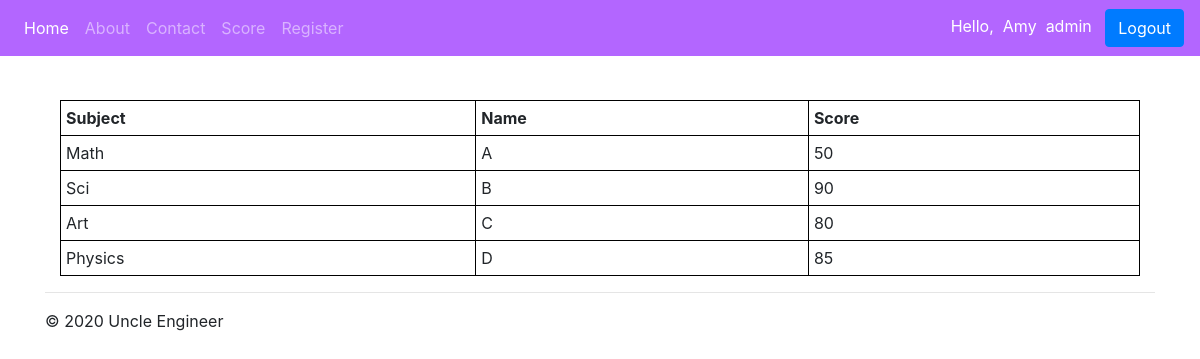
/score/ (signed in), run on the app's committed database.
### school/models.py (models this page shows, shortened)
class ExamScore(models.Model):
	allsubject = (( 'Math','Math'),
				  ('Sci','Sci'),
				  ('Art','Art'),
				  ('Eng','Eng'),
				  ('Physics','Physics'),
				  ('Bio','Bio'))
	student_subject = models.CharField(max_length=200, choices=allsubject, default='01')
	student_name = models.CharField(max_length=200)
	score = models.IntegerField(default=0)

### school/views.py (the view)
# urls.py: path('score/', ShowScore,name='score-page'),
def ShowScore(request):
	score = ExamScore.objects.all()			#ดึงค่ามาจากDBทั้งหมด
	context = {'score':score}
	return render(request, 'school/showscore.html', context)

### school/template/school/showscore.html
{% extends 'school/base.html' %}
{% block content %}
<div class = "container">
  <center>
    <table style="width:100%">
    <tr>
        <th>Subject</th>
        <th>Name</th>
        <th>Score</th>
    </tr>
    {% for sc in score %}
    <tr>
        <td>{{sc.student_subject}}</td>
        <td>{{sc.student_name}}</td>
        <td>{{sc.score}}</td>
    </tr>
    {% endfor %}
    </table>
  </center>
</div>
{% endblock content %}

### school/template/school/base.html (shortened to what this page needs)
<!doctype html>
<html lang="en">
  <head>
    <link rel="stylesheet" href="https://maxcdn.bootstrapcdn.com/bootstrap/4.4.1/css/bootstrap.min.css">
    <link rel="stylesheet" href="https://cdnjs.cloudflare.com/ajax/libs/font-awesome/4.7.0/css/font-awesome.min.css">
  </head>
  <body>
    <nav class="navbar navbar-expand-md navbar-dark fixed-top" style='background-color: #b366ff;'>
  <div class="collapse navbar-collapse" id="navbarsExampleDefault">
    <ul class="navbar-nav mr-auto">
      <li class="nav-item active">
        <a class="nav-link" href="{% url 'home-page' %}">Home<span class="sr-only">(current)</span></a>
      </li>
      <li class="nav-item">
        <a class="nav-link" href="{% url 'about-page' %}">About</a>
      </li>
      <li class="nav-item">
        <a class="nav-link" href="{% url 'contact-page' %}">Contact</a>
      </li>
      <li class="nav-item">
        <a class="nav-link" href="{% url 'score-page' %}">Score</a>
      </li>
       <li class="nav-item">
        <a class="nav-link" href="{% url 'register-page' %}">Register</a>
      </li>
    </ul>
      <div>
        {% if user.is_authenticated %}
        <font color="white">Hello,&nbsp {{user.first_name}}&nbsp&nbsp{{user.last_name}}</font>
      <a class = "btn btn-primary" href="{% url 'logout' %}">Logout</a>
        {% else %}
      <a class = "btn btn-primary" href="{% url 'register-page' %}">Register</a>
      <a class = "btn btn-primary" href="{% url 'login' %}">Login</a>
        {% endif %}
    </div>
  </div>
</nav>
<main role="main">
  <div class="container">
   {% block content %}
   {% endblock %}
    <hr>
  </div>
</main>
<footer class="container">
  <p>&copy; 2020 Uncle Engineer</p>
</footer>
</body>
</html>

### school/template/school/base.html (style rules this page uses)
table, th, td { border: 1px solid black; border-collapse: collapse; }
th, td { padding: 5px; text-align: left; }

### data on the page
ExamScore: student_subject "Math", student_name "A", score "50"
ExamScore: student_subject "Sci", student_name "B", score "90"
ExamScore: student_subject "Art", student_name "C", score "80"
ExamScore: student_subject "Physics", student_name "D", score "85"

### other printed values
{{ user.first_name }} "Amy"
{{ user.last_name }} "admin"
